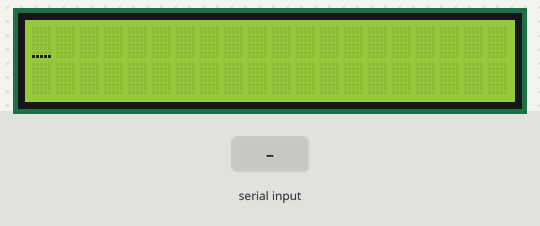
The sketch below on a simulated Arduino Uno, built with avr-gcc and run on an emulated ATmega328P. On the bench: 20×2 character LCD. The test bench sets the inputs (shaded band).

Above: at 1.2 s.
1.3 s: byte 30 received over Serial
At 2.6 s:
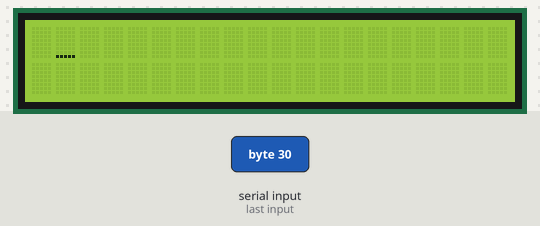
2.9 s: byte 90 received over Serial
At 3.8 s:
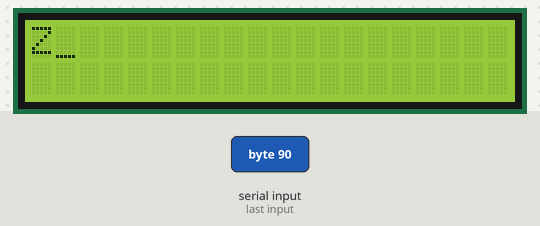
4.5 s: byte 120 received over Serial
At 5.1 s:
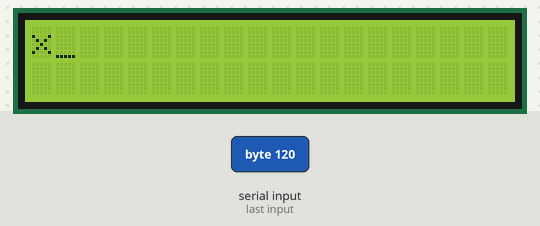
Timing chart, 0 to 7.5 s (numbered marks = the images above; inputs shaded):
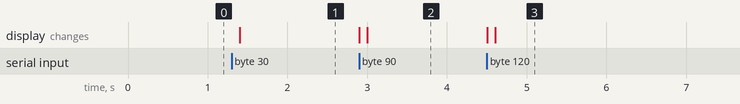

The sketch:

Lab07-2.ino
```cpp
#include <LiquidCrystal.h>


LiquidCrystal lcd(12, 11, 5, 4, 3, 2);

void setup()
{
  Serial.begin(9600);
  lcd.begin(20, 2);
  lcd.cursor();

}

void loop()
{
  char s;
  if(Serial.available())
 {
   lcd.clear();
   delay(100);
  while(Serial.available())
      {
         s = Serial.read();
        lcd.print(s);

      }

 }

}
```

Measured:
- after the input at 1.3 s, the display: changes after 0.10 s (image 1)
- after the input at 2.9 s, the display: first changes at once (image 2 shows a later state)
- after the input at 4.5 s, the display: first changes at once (image 3 shows a later state)
